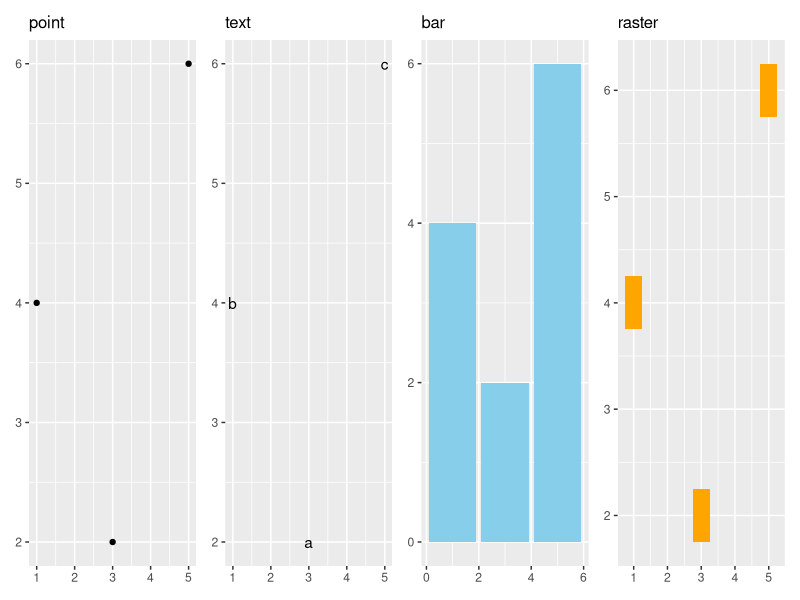
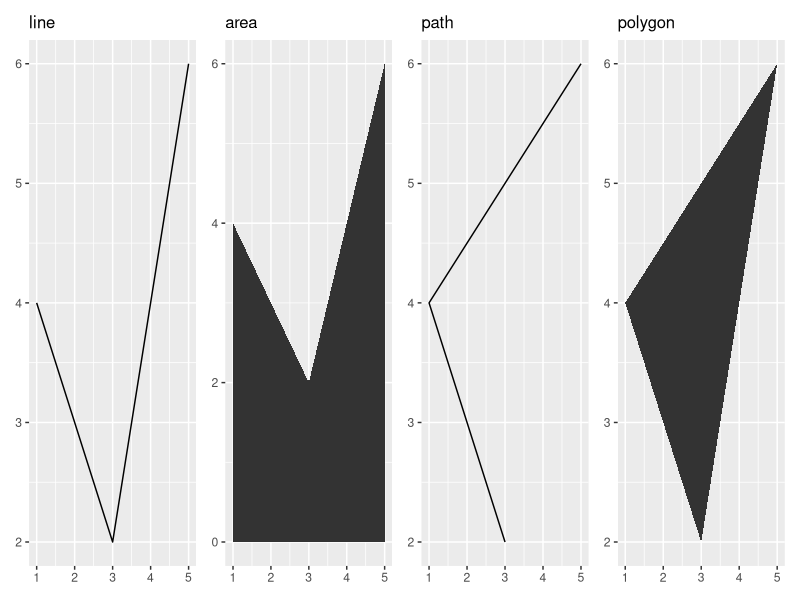

Recreate these plots in R, in order.
## ---- chunk 1
library(ggplot2)
library(patchwork)
df <- data.frame(
  x = c(3, 1, 5), 
  y = c(2, 4, 6), 
  label = c("a","b","c")
)
p <- ggplot(df, aes(x, y, label = label)) + 
  labs(x = NULL, y = NULL) + # Hide axis label
  theme(plot.title = element_text(size = 12)) # Shrink plot title
## ---- chunk 2
p1 <- p + geom_point() + ggtitle("point")
p2 <- p + geom_text() + ggtitle("text")
p3 <- p + geom_bar(stat = "identity", fill = "skyblue") + ggtitle("bar")
p4 <- p + geom_tile(width = 0.5, height = 0.5, fill = "orange") + ggtitle("raster")
(p1 | p2 | p3 | p4)
## ---- chunk 3
p5 <- p + geom_line() + ggtitle("line")
p6 <- p + geom_area() + ggtitle("area")
p7 <- p + geom_path() + ggtitle("path")
p8 <- p + geom_polygon() + ggtitle("polygon")
(p5 | p6 | p7 | p8)
